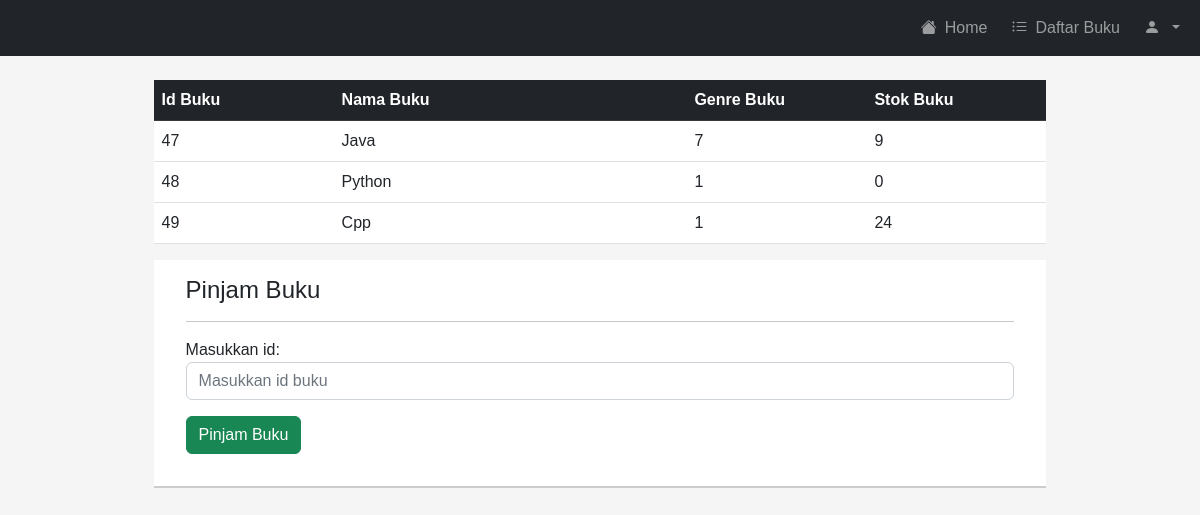
/pinjambuku.php, run on an earlier commit of the app's database.
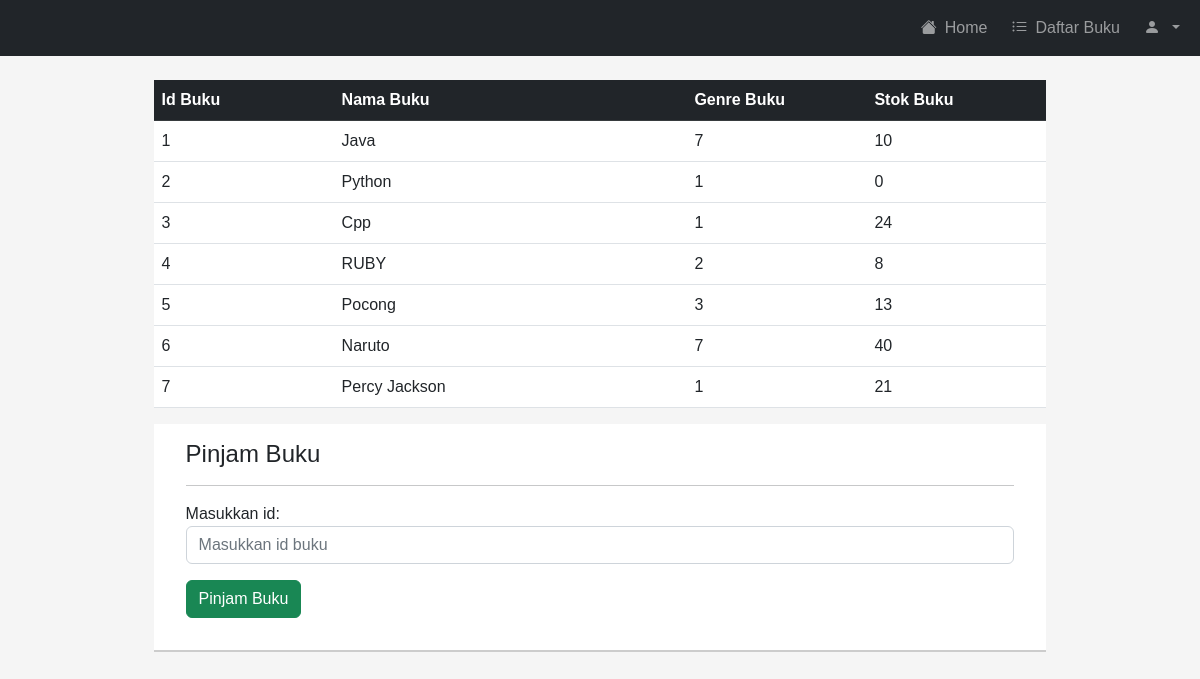
And on a later commit of the database.
### tables this page shows
CREATE TABLE `buku` (
  `id_buku` int(7) NOT NULL,
  `nama_buku` varchar(255) NOT NULL,
  `genre_buku` int(7) NOT NULL,
  `stok_buku` int(7) NOT NULL DEFAULT 0
);

### pinjambuku.php (the view, shortened to what this page needs)
<!DOCTYPE html>
<html>
<head>
  <link rel="stylesheet" type="text/css" href="style.css">
	<link rel="stylesheet" href="	https://cdn.jsdelivr.net/npm/bootstrap@5.2.0-beta1/dist/css/bootstrap.min.css">
	<link rel="stylesheet" href="https://cdn.jsdelivr.net/npm/bootstrap-icons@1.8.3/font/bootstrap-icons.css">
</head>
<body>
<nav class="navbar navbar-expand-lg navbar-dark bg-dark">
  <div class="container-fluid">
      <ul class="navbar-nav ms-md-auto gap-2">
        <li class="nav-item rounded">
          <a class="nav-link" aria-current="page" href="beranda.php"><i class="bi bi-house-fill me-2"></i>Home</a>
        </li>
				<li class="nav-item rounded">
          <a class="nav-link" href="daftarbuku.php"><i class="bi bi-list-ul me-2"></i>Daftar Buku</a>
        </li>
        <li class="nav-item dropdown rounded">
          <a class="nav-link dropdown-toggle" href="#" id="navbarDropdown" role="button" data-bs-toggle="dropdown" aria-expanded="false"><i class="bi bi-person-fill me-2"></i></a>
        </li>
      </ul>
    </div>
</nav>
	<div class="container">
		<form action="post_pinjam_buku.php" method="GET">
		<?php
		include "koneksi.php";
		  $sql=mysqli_query($conn, "SELECT * FROM buku");
		  echo '
		  <table class="table table-buku mt-4 align-middle">
		  <thead class="table-dark">
		  	<tr>
		  		<th>Id Buku</th>
		  		<th>Nama Buku</th>
		  		<th>Genre Buku</th>
		  		<th>Stok Buku</th>
		  	</tr>
		  </thead>
		  <tbody>';
		  while ($row = mysqli_fetch_array($sql))
			{
				echo '<tr>
						<td>'.$row['id_buku'].'</td>
						<td>'.$row['nama_buku'].'</td>
						<td>'.$row['genre_buku'].'</td>
						<td>'.$row['stok_buku'].'</td>
					</tr>';
			}
			echo '
				</tbody>
		  </table>
		  '
      ?>
      <div class="div-center2">
       <h4>Pinjam Buku</h4>
       <hr />
         <div class="form-group">
           <label for="id_buku">Masukkan id:</label>
           <input type="text" class="form-control mb-3" name="id_buku" placeholder="Masukkan id buku">
         </div>
         <button type="submit" class="btn btn-success mb-3" name="submit" onclick="return confirm('Apa anda yakin ingin meminjam?');">Pinjam Buku</button>
       </form>
     </div>
</body>
</html>

### style.css (style rules this page uses)
* { margin: 0; padding: 0; font-family: sans-serif; }
body { background-color: rgb(245, 245, 245)!important; }
.table-buku { width: 80%!important; background-color: #fff; margin : 0 auto; }
.div-center2 { width: 80%; background-color: #fff; position: relative; left: 0; right: 0; top: 0; bottom: 0; margin: auto; max-width: 100%; max-height: 100%; overflow: auto; padding: 1em 2em; border-bottom: 2px solid #ccc; display: table; }
body > div > form > table > thead > tr > th:nth-child(1), body > div > form > table > thead > tr > th:nth-child(3), body > div > form > table > thead > tr > th:nth-child(4) { width: 180px; }

What changed in the data, as far as the page shows it:
removed buku: id_buku "47", nama_buku "Java", genre_buku "7", stok_buku "9"
removed buku: id_buku "48", nama_buku "Python", genre_buku "1", stok_buku "0"
removed buku: id_buku "49", nama_buku "Cpp", genre_buku "1", stok_buku "24"
added buku: id_buku "1", nama_buku "Java", genre_buku "7", stok_buku "10"
added buku: id_buku "2", nama_buku "Python", genre_buku "1", stok_buku "0"
added buku: id_buku "3", nama_buku "Cpp", genre_buku "1", stok_buku "24"
added buku: id_buku "4", nama_buku "RUBY", genre_buku "2", stok_buku "8"
added buku: id_buku "5", nama_buku "Pocong", genre_buku "3", stok_buku "13"
added buku: id_buku "6", nama_buku "Naruto", genre_buku "7", stok_buku "40"
added buku: id_buku "7", nama_buku "Percy Jackson", genre_buku "1", stok_buku "21"
